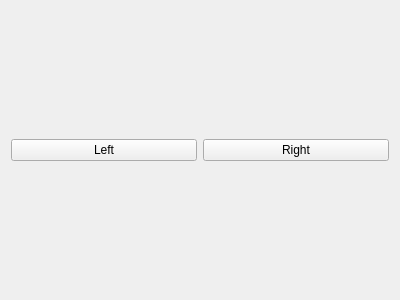
<?xml version="1.0" encoding="UTF-8"?>
<ui version="4.0">
 <class>Widget</class>
 <widget class="QWidget" name="Widget">
  <property name="geometry">
   <rect>
    <x>0</x>
    <y>0</y>
    <width>400</width>
    <height>300</height>
   </rect>
  </property>
  <property name="windowTitle">
   <string>Widget</string>
  </property>
  <layout class="QHBoxLayout" name="horizontalLayout">
   <item>
    <widget class="QPushButton" name="left">
     <property name="text">
      <string>Left</string>
     </property>
    </widget>
   </item>
   <item>
    <widget class="QPushButton" name="right">
     <property name="text">
      <string>Right</string>
     </property>
    </widget>
   </item>
  </layout>
 </widget>
 <layoutdefault spacing="6" margin="11"/>
 <resources/>
 <connections/>
</ui>
